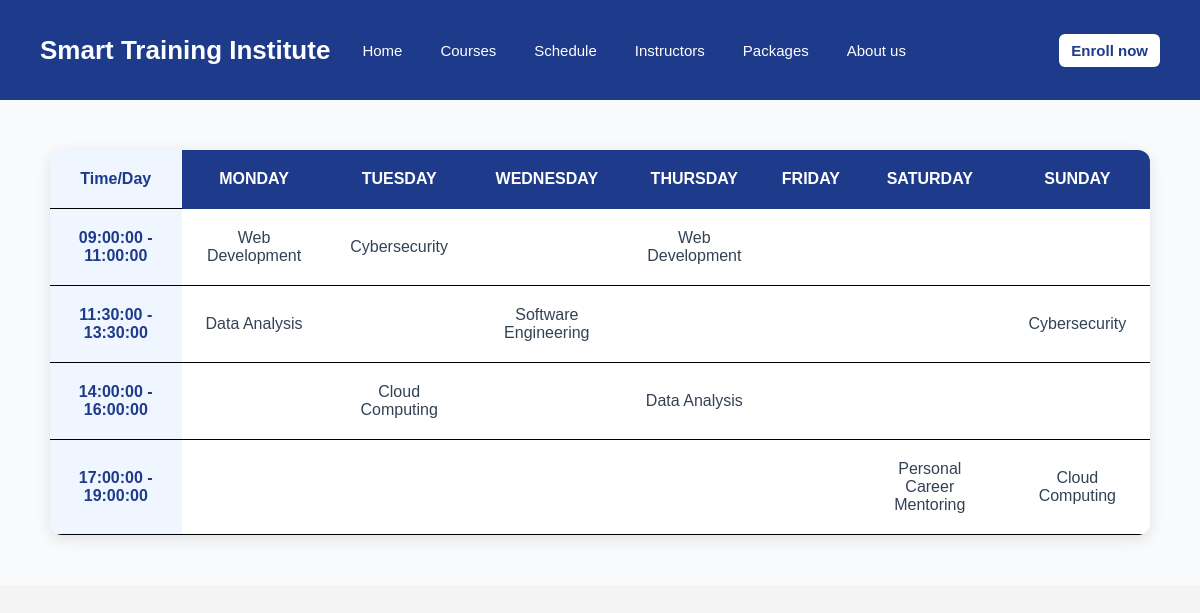
Screenshot of /Php/courseschedule.php with the database file from the repository.
### tables this page shows
CREATE TABLE IF NOT EXISTS course_schedule (
    id INT AUTO_INCREMENT PRIMARY KEY,
    name VARCHAR(100) NOT NULL,
    stime TIME NOT NULL,
    etime TIME NOT NULL,
    day VARCHAR(10) NOT NULL
);

### Php/courseschedule.php (the view, shortened to what this page needs)
<!DOCTYPE html>
<html lang="en">
<head>
    <link rel="stylesheet" href="../css/style.css">
</head>
<body>
    <section id="navigation">
        <?php include "navbar.php" ?>
    </section>
    <section id="schedule">
<div id="schedule-container">
<?php
$days=['Monday','Tuesday','Wednesday','Thursday','Friday','Saturday','Sunday'];
$sql = "SELECT DISTINCT stime, etime FROM course_schedule ORDER BY stime ASC";
$result = mysqli_query($connect, $sql);
$times = mysqli_fetch_all($result,MYSQLI_ASSOC);
$sql2="SELECT *FROM course_schedule";
$result2 = mysqli_query($connect, $sql2);
$schedules = mysqli_fetch_all($result2,MYSQLI_ASSOC);
echo "<table>
 <tr><td><b>Time/Day</b></td>
";
foreach($days as $day){
    echo"<th>$day</th>";
}
echo "</tr>";
foreach ($times as $time) {
    $timeLabel = $time['stime'] . " - " . $time['etime'];
    echo "<tr>";
    echo "<td><b>$timeLabel</b></td>";
foreach($days as $day){
$coursename="";
foreach($schedules as $schedule ){
if($schedule['stime']==$time['stime']&&$schedule['etime']==$time['etime']&& $schedule['day']==$day){
$coursename=$schedule['name'];
break;}
}
echo "<td>".$coursename."</td>";
}  echo"</tr>"; }
 echo"</table>";
?>
</div>
</section>
</body>
</html>

### css/style.css (style rules this page uses)
* { margin: 0; padding: 0; box-sizing: border-box; }
:root { --blue: #1e3a8a; --white: #ffffff; --light: #f4f4f4; --lightblue: #f8fafc; }
body { font-family: Arial, sans-serif; background-color: var(--light); padding-top: 100px; }
#schedule-container { padding: 50px; display: flex; justify-content: center; background-color: #f8fafc; }
table { width: 100%; border-collapse: collapse; background: white; box-shadow: 0 4px 15px rgba(0, 0, 0, 0.1); border-radius: 12px; overflow: hidden; }
th { background-color: #1e3a8a; color: white; padding: 15px; text-transform: uppercase; }
td { padding: 20px; text-align: center; border-bottom: 1px solid #000000; color: #334155; }
td:first-child { font-weight: bold; color: #1e3a8a; background-color: #eff6ff; }

### rows the page displays
course_schedule: name "Web Development"
course_schedule: name "Cybersecurity"
course_schedule: name "Web Development"
course_schedule: name "Data Analysis"
course_schedule: name "Software Engineering"
course_schedule: name "Cybersecurity"
course_schedule: name "Cloud Computing"
course_schedule: name "Data Analysis"
course_schedule: name "Personal Career Mentoring"
course_schedule: name "Cloud Computing"

### other values shown
$day "MONDAY"
$day "TUESDAY"
$day "WEDNESDAY"
$day "THURSDAY"
$day "FRIDAY"
$day "SATURDAY"
$day "SUNDAY"
$timeLabel "09:00:00 - 11:00:00"
$timeLabel "11:30:00 - 13:30:00"
$timeLabel "14:00:00 - 16:00:00"
$timeLabel "17:00:00 - 19:00:00"
